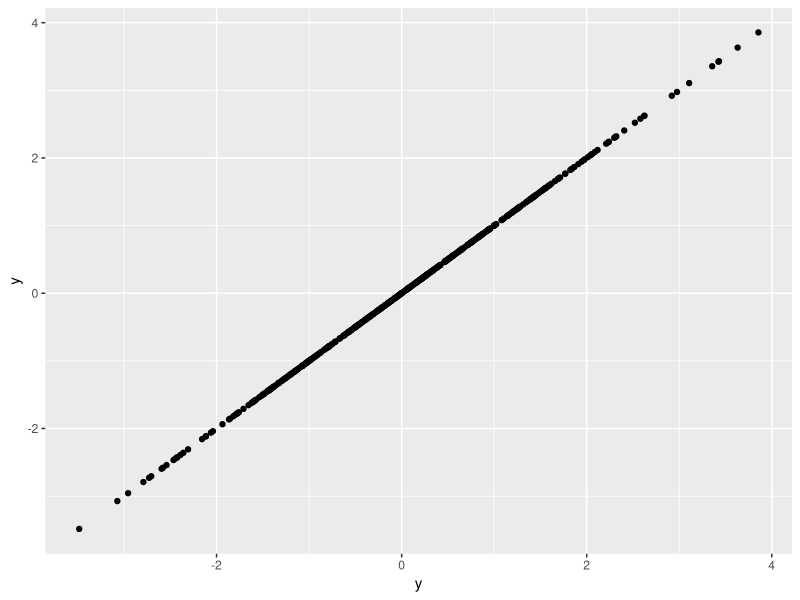

This figure's R source:
## ---- chunk 1
library(ggplot2)
library(kableExtra)
## ---- chunk 2
# Set a random seed for reproducibility
set.seed(123)

# Create random data
x <- rnorm(500)
y <- rnorm(500) + 0.7 * x

# Combine x and y into a data frame
data <- data.frame(x, y)
## ---- chunk 3
ggplot(data = data) + 
  geom_point(aes(y, y))
## ---- chunk 4
# Manually create a function for residual sum of squares
# Args 
#   data: data.frame containing a x and y column 
#   par: numeric vector of two parameters 
# Rerun: numeric vector length 1 the MSE between predicted y and the observed y   
objective_function <- function(data, par) {
  
  predicted_y <- par[1] + par[2] * data$x
  SE <- (predicted_y - data$y)^2
  MSE <- mean(SE)
  return(MSE)
  
}
## ---- chunk 5
# Applying optim
optim_output <- optim(par = c(0, 1),
                      fn = objective_function,
                      data = data)

## ---- chunk 6
optim_output
## ---- chunk 7
fit <- lm(data = data, formula = y ~ x)
## ---- chunk 8
fit
